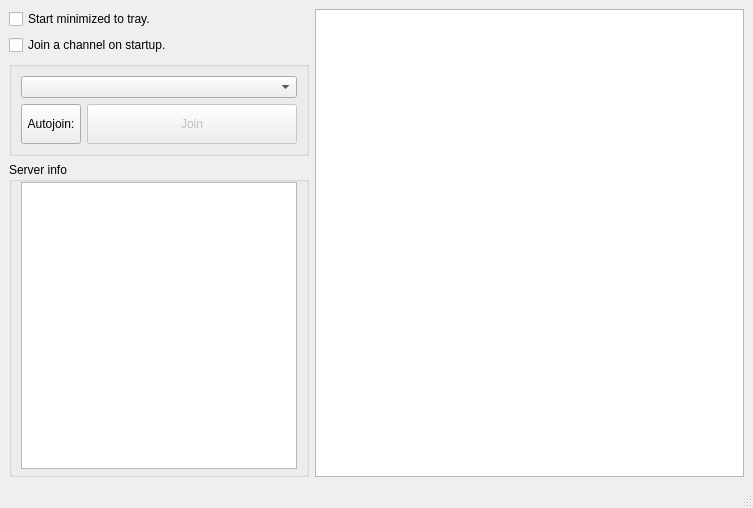
<?xml version="1.0" encoding="UTF-8"?>
<ui version="4.0">
 <class>serverTab</class>
 <widget class="QMainWindow" name="serverTab">
  <property name="geometry">
   <rect>
    <x>0</x>
    <y>0</y>
    <width>753</width>
    <height>508</height>
   </rect>
  </property>
  <property name="windowTitle">
   <string>MainWindow</string>
  </property>
  <widget class="QWidget" name="centralwidget">
   <layout class="QHBoxLayout" name="horizontalLayout">
    <item>
     <layout class="QVBoxLayout" name="verticalLayout">
      <property name="sizeConstraint">
       <enum>QLayout::SetDefaultConstraint</enum>
      </property>
      <item>
       <layout class="QVBoxLayout" name="verticalLayout_5">
        <property name="sizeConstraint">
         <enum>QLayout::SetDefaultConstraint</enum>
        </property>
        <item>
         <widget class="QCheckBox" name="chbminimized">
          <property name="sizePolicy">
           <sizepolicy hsizetype="Minimum" vsizetype="Fixed">
            <horstretch>0</horstretch>
            <verstretch>0</verstretch>
           </sizepolicy>
          </property>
          <property name="text">
           <string>Start minimized to tray.</string>
          </property>
         </widget>
        </item>
        <item>
         <widget class="QCheckBox" name="chbautojoin">
          <property name="sizePolicy">
           <sizepolicy hsizetype="Minimum" vsizetype="Fixed">
            <horstretch>0</horstretch>
            <verstretch>0</verstretch>
           </sizepolicy>
          </property>
          <property name="text">
           <string>Join a channel on startup.</string>
          </property>
         </widget>
        </item>
        <item>
         <widget class="QGroupBox" name="groupBox_2">
          <property name="sizePolicy">
           <sizepolicy hsizetype="Minimum" vsizetype="Maximum">
            <horstretch>0</horstretch>
            <verstretch>0</verstretch>
           </sizepolicy>
          </property>
          <property name="minimumSize">
           <size>
            <width>0</width>
            <height>91</height>
           </size>
          </property>
          <property name="title">
           <string/>
          </property>
          <layout class="QGridLayout" name="gridLayout_4">
           <item row="2" column="0" colspan="2">
            <widget class="QComboBox" name="cbchannels">
             <property name="sizePolicy">
              <sizepolicy hsizetype="Minimum" vsizetype="Fixed">
               <horstretch>0</horstretch>
               <verstretch>0</verstretch>
              </sizepolicy>
             </property>
             <property name="minimumSize">
              <size>
               <width>150</width>
               <height>0</height>
              </size>
             </property>
            </widget>
           </item>
           <item row="3" column="1">
            <widget class="QPushButton" name="pbjoin">
             <property name="enabled">
              <bool>false</bool>
             </property>
             <property name="sizePolicy">
              <sizepolicy hsizetype="Minimum" vsizetype="MinimumExpanding">
               <horstretch>0</horstretch>
               <verstretch>0</verstretch>
              </sizepolicy>
             </property>
             <property name="minimumSize">
              <size>
               <width>0</width>
               <height>40</height>
              </size>
             </property>
             <property name="maximumSize">
              <size>
               <width>16777215</width>
               <height>40</height>
              </size>
             </property>
             <property name="text">
              <string>Join</string>
             </property>
            </widget>
           </item>
           <item row="3" column="0">
            <widget class="QPushButton" name="pbrememberjoin">
             <property name="sizePolicy">
              <sizepolicy hsizetype="Minimum" vsizetype="MinimumExpanding">
               <horstretch>0</horstretch>
               <verstretch>0</verstretch>
              </sizepolicy>
             </property>
             <property name="minimumSize">
              <size>
               <width>60</width>
               <height>40</height>
              </size>
             </property>
             <property name="maximumSize">
              <size>
               <width>60</width>
               <height>40</height>
              </size>
             </property>
             <property name="text">
              <string>Autojoin:</string>
             </property>
            </widget>
           </item>
          </layout>
         </widget>
        </item>
        <item>
         <widget class="QGroupBox" name="groupBox">
          <property name="sizePolicy">
           <sizepolicy hsizetype="Maximum" vsizetype="MinimumExpanding">
            <horstretch>0</horstretch>
            <verstretch>0</verstretch>
           </sizepolicy>
          </property>
          <property name="minimumSize">
           <size>
            <width>300</width>
            <height>0</height>
           </size>
          </property>
          <property name="title">
           <string>Server info</string>
          </property>
          <layout class="QVBoxLayout" name="verticalLayout_4">
           <property name="topMargin">
            <number>0</number>
           </property>
           <property name="bottomMargin">
            <number>5</number>
           </property>
           <item>
            <layout class="QVBoxLayout" name="verticalLayout_8">
             <property name="sizeConstraint">
              <enum>QLayout::SetDefaultConstraint</enum>
             </property>
             <item>
              <widget class="QPlainTextEdit" name="labeltraydescription">
               <property name="sizePolicy">
                <sizepolicy hsizetype="Expanding" vsizetype="Expanding">
                 <horstretch>0</horstretch>
                 <verstretch>0</verstretch>
                </sizepolicy>
               </property>
               <property name="maximumSize">
                <size>
                 <width>16777215</width>
                 <height>16777215</height>
                </size>
               </property>
               <property name="readOnly">
                <bool>true</bool>
               </property>
              </widget>
             </item>
            </layout>
           </item>
          </layout>
         </widget>
        </item>
       </layout>
      </item>
     </layout>
    </item>
    <item>
     <layout class="QVBoxLayout" name="verticalLayout_3">
      <item>
       <widget class="QListView" name="listView">
        <property name="sizePolicy">
         <sizepolicy hsizetype="MinimumExpanding" vsizetype="Expanding">
          <horstretch>0</horstretch>
          <verstretch>0</verstretch>
         </sizepolicy>
        </property>
       </widget>
      </item>
     </layout>
    </item>
   </layout>
  </widget>
  <widget class="QStatusBar" name="statusbar"/>
 </widget>
 <resources/>
 <connections/>
</ui>
